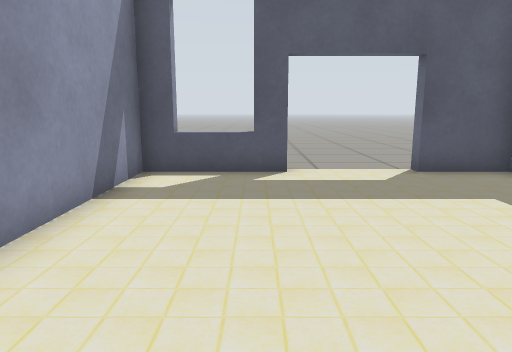
view 1 (above)

22 first-person views from a walk through a Gazebo world. The camera is 0.69 m above the floor, tilts 10° down and sees 70° across. The floor is counted in squares, 0.5 m on a side. Each view is taken from the middle of a square. On the plan, view 1 faces up. The plan holds only what a view shows up to about 15 squares ahead; the rest is blank. Some surface patterns are stand-ins.

view 2
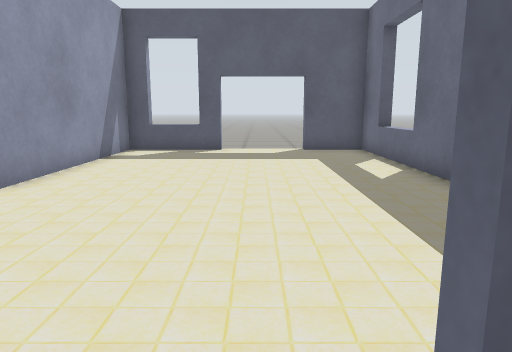

view 3
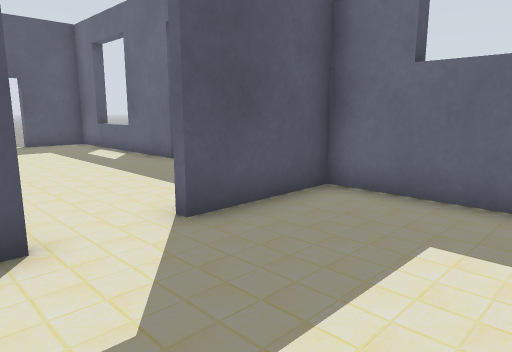

view 4
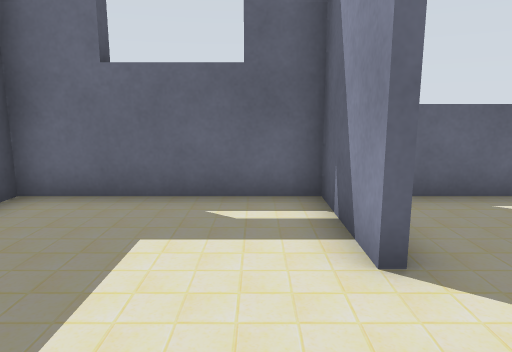

view 5
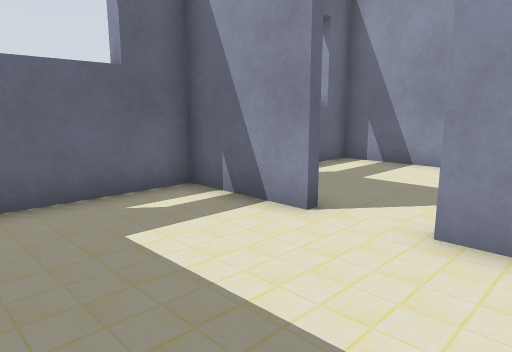

view 6
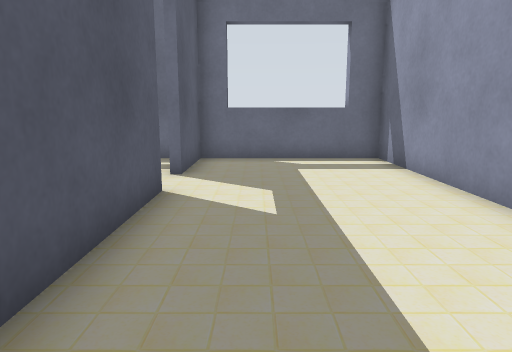

view 7
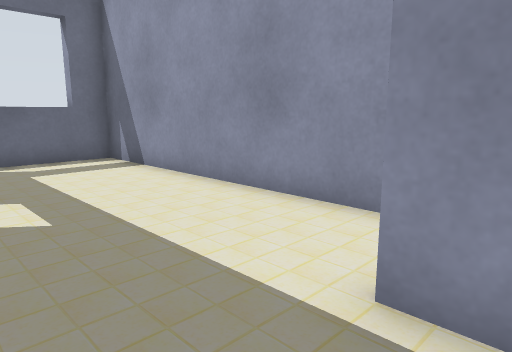

view 8
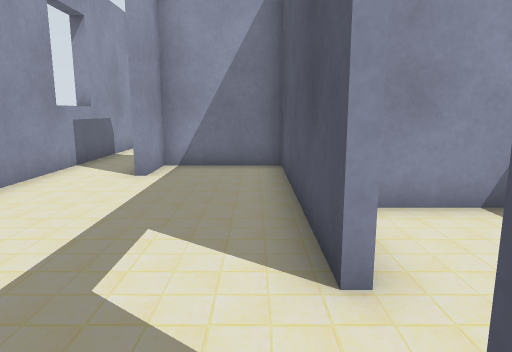

view 9
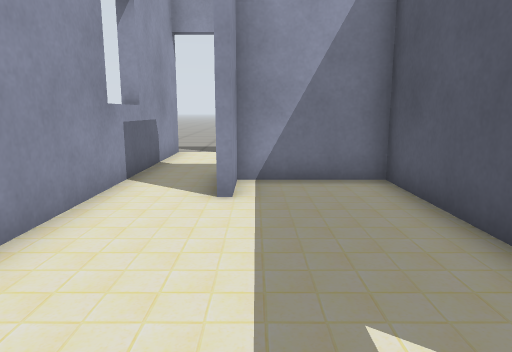

view 10
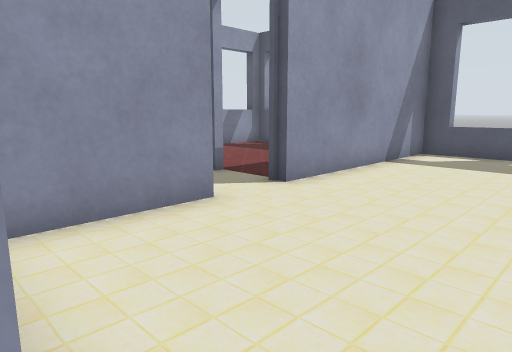

view 11
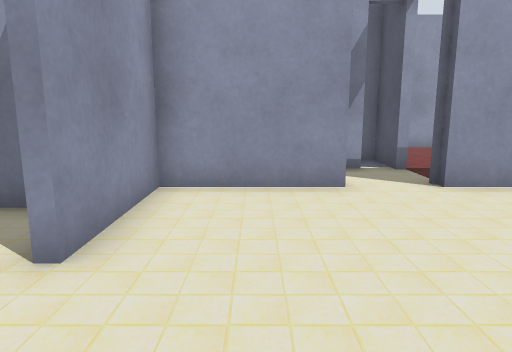

view 12
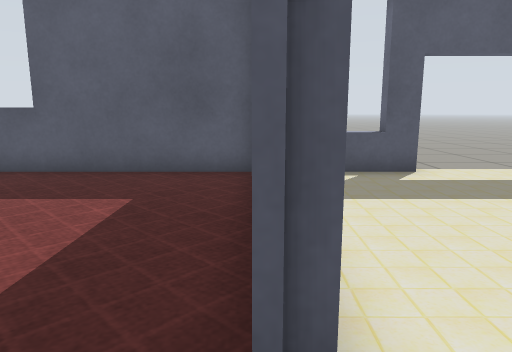

view 13
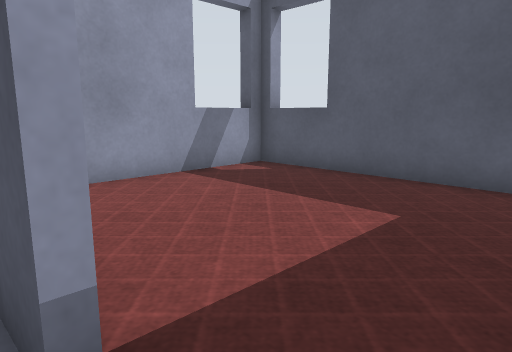

view 14
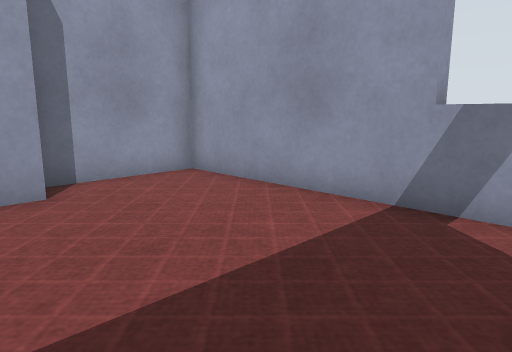

view 15
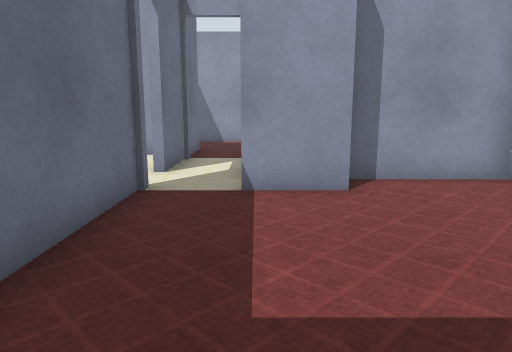

view 16
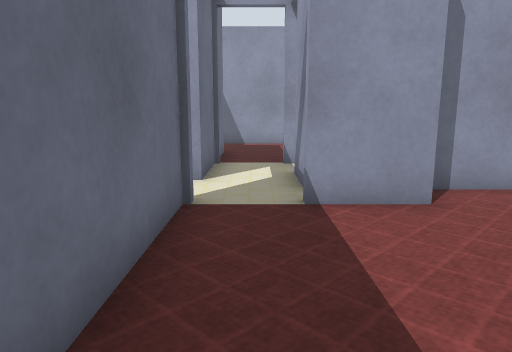

view 17
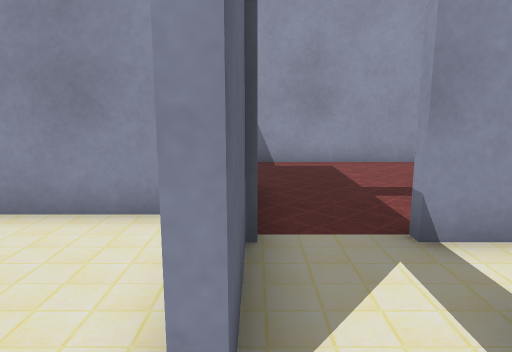

view 18
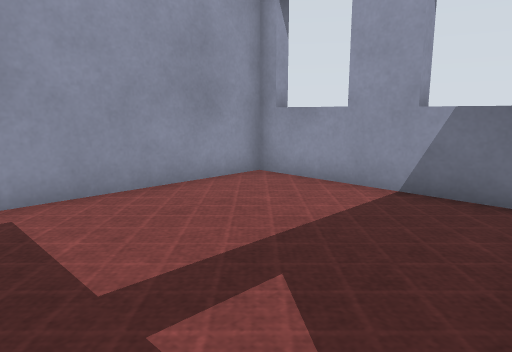

view 19
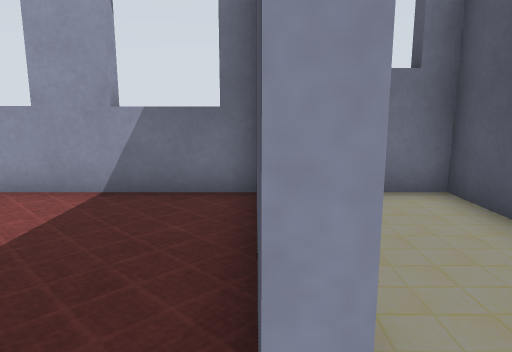

view 20
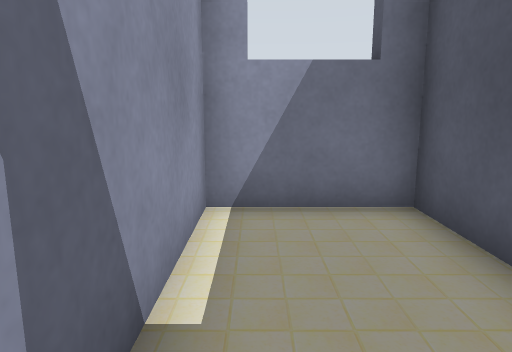

view 21
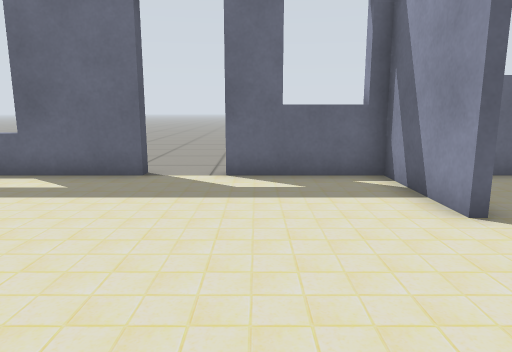

view 22
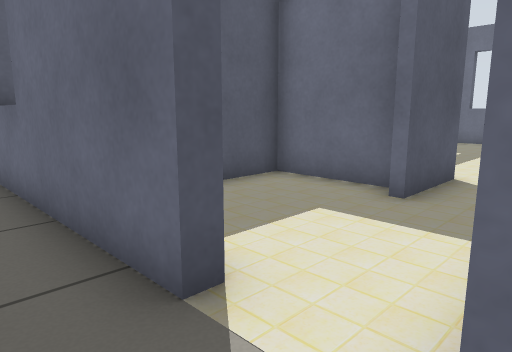

### Floor plan
Key: @ floor where view 1 was taken; # wall or solid block; . floor; = window, fence, low wall or low ledge; T thing the floor can be seen under or through.
Columns run from 12 left of view 1 to 8 right of it. Each row starts with its distance up from view 1.
 10              ....
  9   #=#######=TTTTT##
  8   #......#........#
  7   =......#........#
  6   #......#........=
  5   #......#........=
  4   #......#........#
  3   #......#........#
  2   #......#........#..
  1   #..###.............
  0   ######....@........
 -1   #....#.#........#
 -2   #......#........=
 -3   ######.#........=
 -4   =......####..####
 -5   =......###......#
 -6   #....... #......#
 -7  .=....... #......#
 -8  .=....... #......#
 -9  .############..###
-10  .#...#...........#
-11  .#...#...........=
-12 ..#...#...........=
-13 ......###.........=
-14 ..................#
-15 ..####==###########

Where each view was taken, in squares from view 1:
view 1: 0 up, 0 right, facing up
view 2: 5 down, 2 right, facing up
view 3: 8 down, 0 right, facing up-right
view 4: 8 down, 0 right, facing right
view 5: 5 down, 0 right, facing down-right
view 6: 11 down, 5 left, facing right
view 7: 10 down, 5 left, facing down-right
view 8: 10 down, 4 right, facing left
view 9: 12 down, 2 right, facing left
view 10: 4 down, 2 right, facing up-left
view 11: 2 down, 4 right, facing left
view 12: 0 up, 3 left, facing up
view 13: 1 up, 3 left, facing up-left
view 14: 8 up, 5 left, facing down-left
view 15: 8 up, 5 left, facing down
view 16: 7 up, 4 left, facing down
view 17: 1 up, 3 left, facing down
view 18: 3 down, 4 left, facing down-left
view 19: 3 down, 4 left, facing left
view 20: 2 down, 5 left, facing left
view 21: 1 down, 2 left, facing right
view 22: 15 down, 12 left, facing up-right
